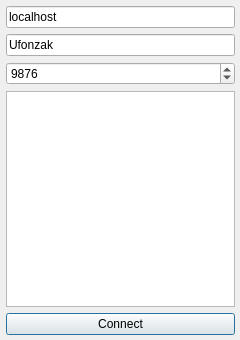
<?xml version="1.0" encoding="UTF-8"?>
<ui version="4.0">
 <class>LoginDialog</class>
 <widget class="QDialog" name="LoginDialog">
  <property name="geometry">
   <rect>
    <x>0</x>
    <y>0</y>
    <width>240</width>
    <height>340</height>
   </rect>
  </property>
  <property name="minimumSize">
   <size>
    <width>240</width>
    <height>340</height>
   </size>
  </property>
  <property name="maximumSize">
   <size>
    <width>240</width>
    <height>340</height>
   </size>
  </property>
  <property name="windowTitle">
   <string>Login</string>
  </property>
  <property name="sizeGripEnabled">
   <bool>false</bool>
  </property>
  <widget class="QWidget" name="verticalLayoutWidget">
   <property name="geometry">
    <rect>
     <x>0</x>
     <y>0</y>
     <width>241</width>
     <height>341</height>
    </rect>
   </property>
   <layout class="QVBoxLayout" name="verticalLayout">
    <property name="spacing">
     <number>6</number>
    </property>
    <property name="sizeConstraint">
     <enum>QLayout::SetDefaultConstraint</enum>
    </property>
    <property name="margin">
     <number>6</number>
    </property>
    <item>
     <widget class="QLineEdit" name="lineEditHost">
      <property name="text">
       <string>localhost</string>
      </property>
     </widget>
    </item>
    <item>
     <widget class="QLineEdit" name="lineEditName">
      <property name="text">
       <string>Ufonzak</string>
      </property>
     </widget>
    </item>
    <item>
     <widget class="QSpinBox" name="spinBoxPort">
      <property name="minimum">
       <number>1000</number>
      </property>
      <property name="maximum">
       <number>65536</number>
      </property>
      <property name="value">
       <number>9876</number>
      </property>
     </widget>
    </item>
    <item>
     <widget class="QTextBrowser" name="textBrowserLog"/>
    </item>
    <item>
     <widget class="QPushButton" name="pushButtonConnect">
      <property name="text">
       <string>Connect</string>
      </property>
     </widget>
    </item>
   </layout>
  </widget>
 </widget>
 <resources/>
 <connections/>
</ui>
